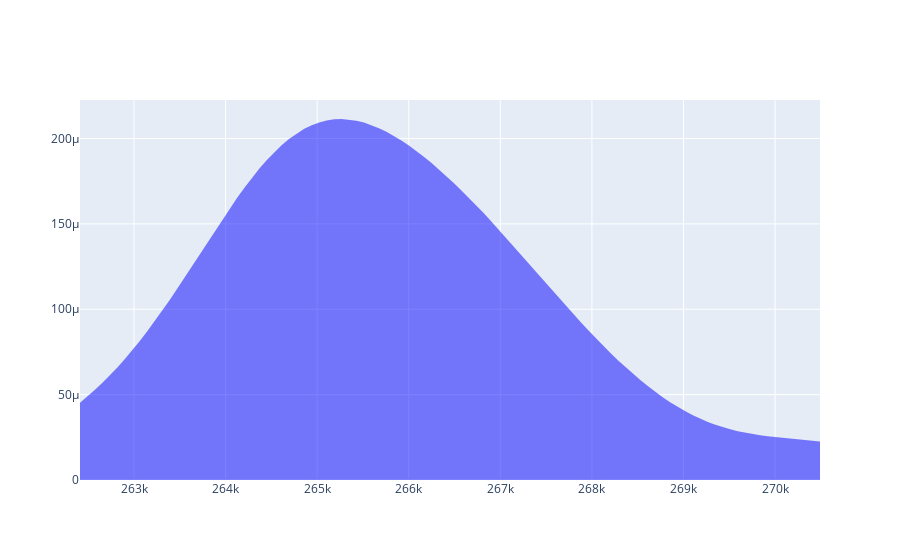

Notebook code for this chart:
### Code cell
actions = windpower_actions_projection(dm, [(0.47, 0.53, 0)], site=396.0, filter_={'year': slice('2075','2095'), 'rcp': 'rcp85'})

windpower_distplot(actions, fill='tozeroy')
